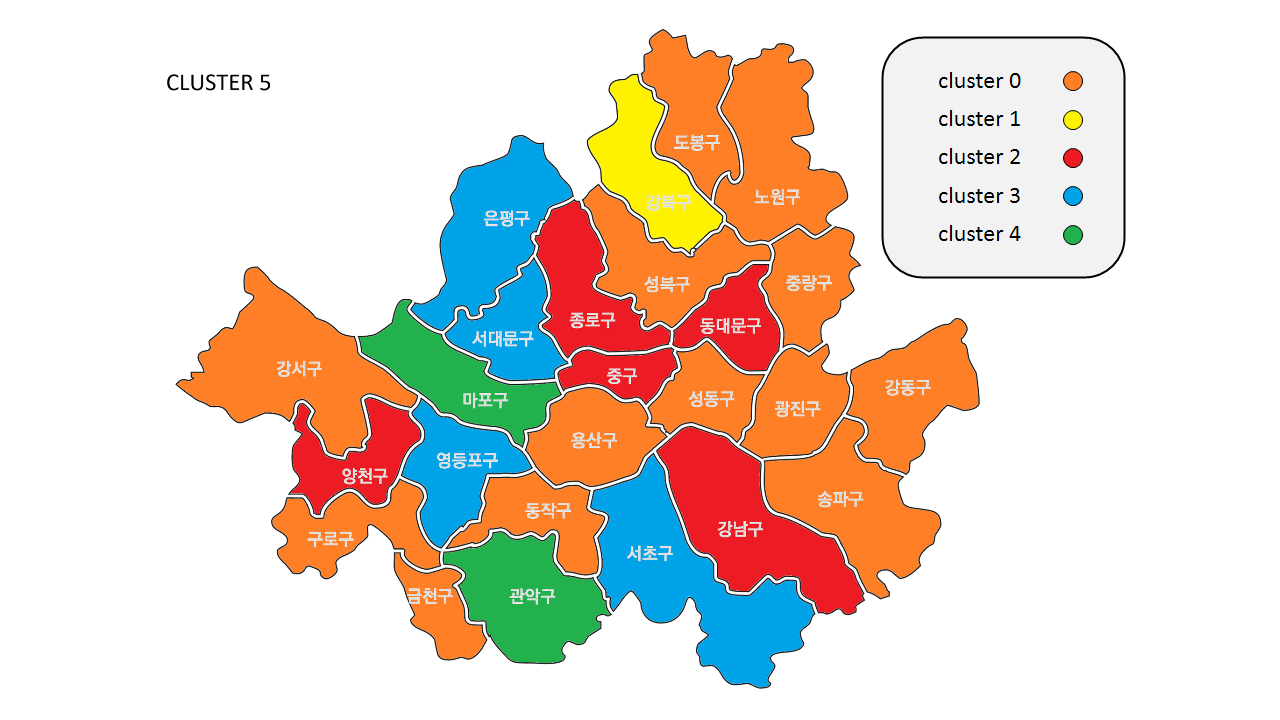
#> input picture CLUSTER 5.png, 1280 x 720 px, given in place of matrix.avi, which was not available
$ python src.py
#> lines starting #> are read from the running program, lines starting #| are printed output that depends on the picture; after the words box and inside, x2 and y2 are one past the last pixel; in counts of white or black regions, pixels touching at a corner belong together; pictures that were not available may be replaced by others from this repository, and a replacement may not be noted
#> further down, frame is the input picture: shape (720, 1280, 3); mean B, G, R 201.3, 214.3, 229.3
import cv2 as cv
import time
import numpy as np

# position 트랙바 콜백 함수
def callback_P(x):
    videoCapture.set(cv.CAP_PROP_POS_FRAMES, x)
# =====================================================

# HE wgt 트랙바 콜백 함수
def callback_W(x):
    pass
# =====================================================
# 시그마 트랙바 콜백 함수
def callback_S(x):
    pass
# scale 트랙바 콜백 함수
def callback_S1(x):
    pass

def UM1(src):
    src_ycrcb = cv.cvtColor(src, cv.COLOR_BGR2YCrCb)
    src_f = src_ycrcb[:, :, 0].astype(np.float32)  # split 대신 슬라이싱 사용
    blr = cv.GaussianBlur(src_f, (0, 0), cv.getTrackbarPos('sigma', 'Video quality improvement editing program'))
    src_ycrcb[:, :, 0] = np.clip(src_f + cv.getTrackbarPos('scale', 'Video quality improvement editing program')*(src_f - blr), 0, 255).astype(np.uint8)  # 중간 연산은 실수가 좋고 최종 형태는 unit8로 하는게 좋음
    dst = cv.cvtColor(src_ycrcb, cv.COLOR_YCrCb2BGR)
    return dst


# [6 lines left out: function UM, not called in this run]

def HE(img):
    imgG = cv.cvtColor(img, cv.COLOR_BGR2GRAY)
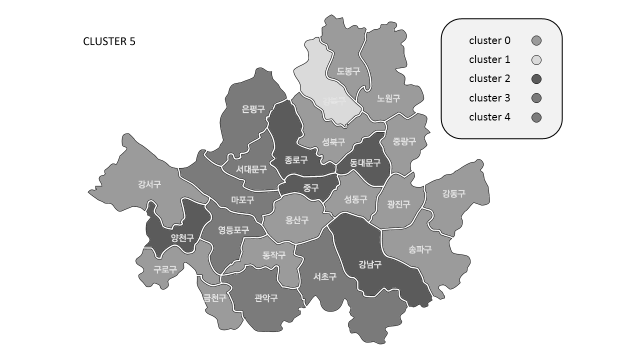
#> imgG: shape (720, 1280) (shown at 1/2 size); min 0, max 255, mean 217.3
    hist, bins = np.histogram(imgG, 256, [0, 255])
#> hist = 256 values, max 579459 at index 255, min 2 at index 3, mean 3600; bins = 257 values from 0 to 255
    cdf = hist.cumsum()
#> cdf = 256 values from 1986 to 921600
    cdf_normalized = cdf / cdf.max()
#> cdf_normalized = 256 values from 0.00215 to 1
    per = float(cv.getTrackbarPos('HE wgt', 'Video quality improvement editing program')) / 100
    value = (255/cdf[255]) * per
#> value = 0.000138
    mapping = cdf * value
#> mapping = 256 values from 0.275 to 127.5
    LUT = np.clip(mapping, 0, 255).astype('uint8')
#> LUT = 256 values from 0 to 127
    imgCeq = LUT[img]
    #dst = cv.cvtColor(imgCeq, cv.COLOR_GRAY2BGR)
    return imgCeq


# 파일 지정
Path = "../data/"
Name = 'matrix.avi'

FullName = Path + Name
SaveFileName = 'test_' + Name # 저장할 파일 이름
# ======================================================

# 읽기용 객체 생성
videoCapture = cv.VideoCapture(FullName)
# =======================================================

# 동영상의 정보
number_of_total_frames = videoCapture.get(cv.CAP_PROP_FRAME_COUNT)
fps = videoCapture.get(cv.CAP_PROP_FPS)
size = (int(videoCapture.get(cv.CAP_PROP_FRAME_WIDTH))*2,
    int(videoCapture.get(cv.CAP_PROP_FRAME_HEIGHT)))
dly_ms = 1000/(fps)
# ========================================================

# 창 만들기
cv.namedWindow('Video quality improvement editing program')
# =========================================================

# 트랙바 지정
# 1) 위치
cv.createTrackbar ('position',#트랙바 앞에 표시될 트랙바의 이름
'Video quality improvement editing program',#트랙바가 나타날 창의 이름
0,#시작 당시의 슬라이더의 초기 위치
int(number_of_total_frames), callback_P)#슬라이더가 움직일 때 호출될 콜백 함수의 이름.
                    #첫 번째 파라미터:트랙 바 위치.두 번째 파라미터:사용자 데이터.
# 2) HE 가중치
cv.createTrackbar ('HE wgt',#트랙바 앞에 표시될 트랙바의 이름
'Video quality improvement editing program',#트랙바가 나타날 창의 이름
50,#시작 당시의 슬라이더의 초기 위치
100, callback_W)#슬라이더가 움직일 때 호출될 콜백 함수의 이름.
                    #첫 번째 파라미터:트랙 바 위치.두 번째 파라미터:사용자 데이터.
# 3) sigma
cv.createTrackbar ('sigma',#트랙바 앞에 표시될 트랙바의 이름
'Video quality improvement editing program',#트랙바가 나타날 창의 이름
1,#시작 당시의 슬라이더의 초기 위치
8, callback_S)#슬라이더가 움직일 때 호출될 콜백 함수의 이름.
                    #첫 번째 파라미터:트랙 바 위치.두 번째 파라미터:사용자 데이터.
# 3) scale
cv.createTrackbar ('scale',#트랙바 앞에 표시될 트랙바의 이름
'Video quality improvement editing program',#트랙바가 나타날 창의 이름
1,#시작 당시의 슬라이더의 초기 위치
6, callback_S1)#슬라이더가 움직일 때 호출될 콜백 함수의 이름.
                    #첫 번째 파라미터:트랙 바 위치.두 번째 파라미터:사용자 데이터.

# 비디오 쓰기용 객체 생성
CODEC = cv.VideoWriter_fourcc('F', 'M', 'P', '4')
videoWriter = cv.VideoWriter(
SaveFileName, CODEC, fps, size, isColor=True)         #정상 속도.똑 같은 파일을 만든다.
# =========================================================

font = 	cv.FONT_HERSHEY_DUPLEX

# 비디오 재생 및 트랙바 적용, 비디오 저장, 이미지 캡쳐
success, frame = videoCapture.read()

count = 0
margin = 1      # 순수한 영상출력(재생) 외의 다른 작업에 소비되는 예상 추정시간[ms]. 경험치

s_time = time.time()            # ms 단위의 현재 tick count을 반환
while success:          # Loop until there are no more frames.
    s = time.time()     # start. time in sec.
    frame1 = frame.copy()
    frame2 = HE(frame1)

    if cv.getTrackbarPos('sigma', 'Video quality improvement editing program') != 0 and cv.getTrackbarPos('scale', 'Video quality improvement editing program') != 0:
        frame3 = UM1(frame2)
#> in UM1, `src_f = src_ycrcb[:, :, 0].astype(np.float32)`:
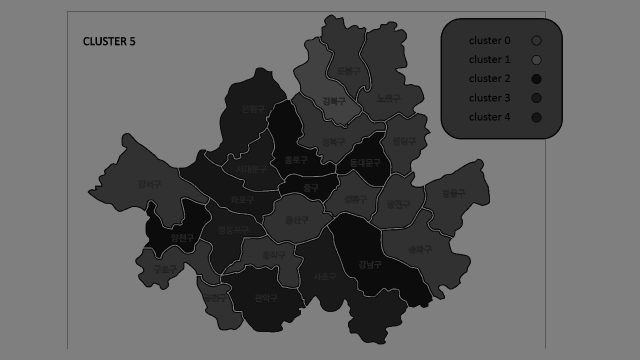
#> src_f: shape (720, 1280) float32 (shown at 1/2 size); min 0, max 127, mean 93


    cv.putText(frame3, f"sigma = {cv.getTrackbarPos('sigma', 'Video quality improvement editing program')}, scale = {cv.getTrackbarPos('scale', 'Video quality improvement editing program')}, weight = {cv.getTrackbarPos('HE wgt', 'Video quality improvement editing program')}",
               (5, int(videoCapture.get(cv.CAP_PROP_FRAME_HEIGHT))-10), font, 0.5, (0, 0, 155), 1)
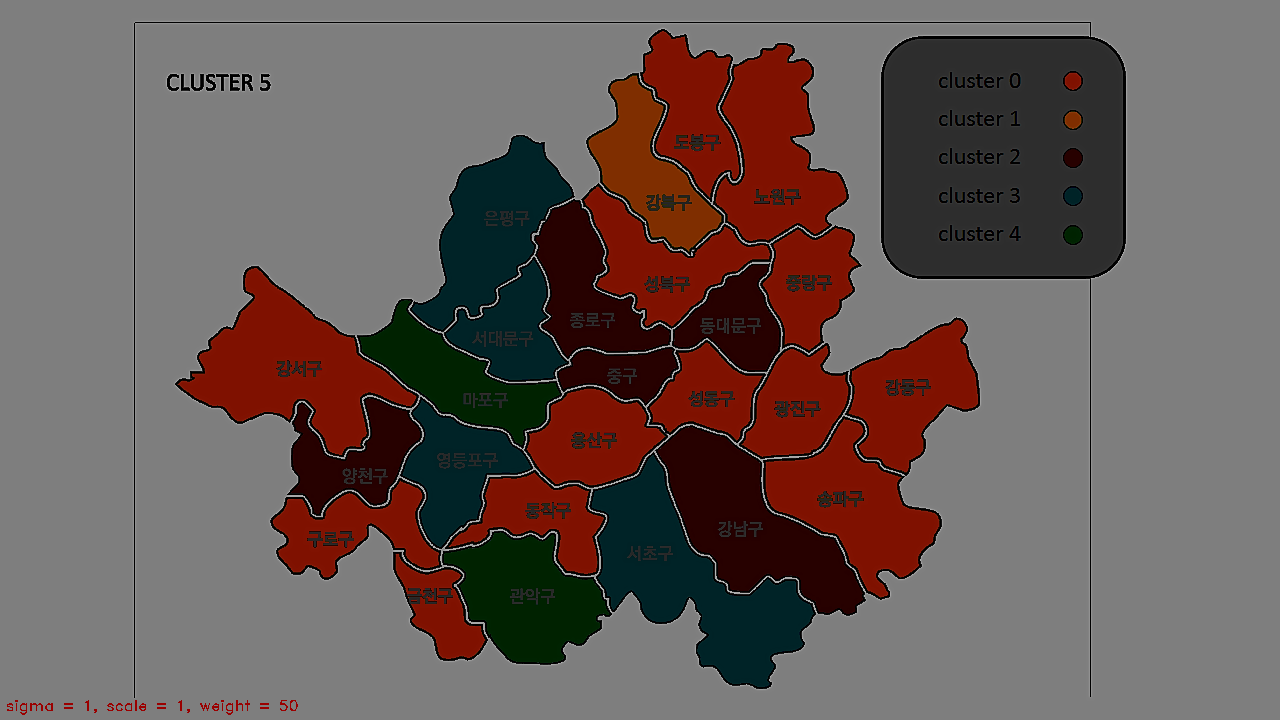
#> frame3: shape (720, 1280, 3); mean B, G, R 85.2, 88.7, 103.2
    cv.putText(frame1, "Original", (5, 15), font, 0.5, (0, 0, 155), 2)
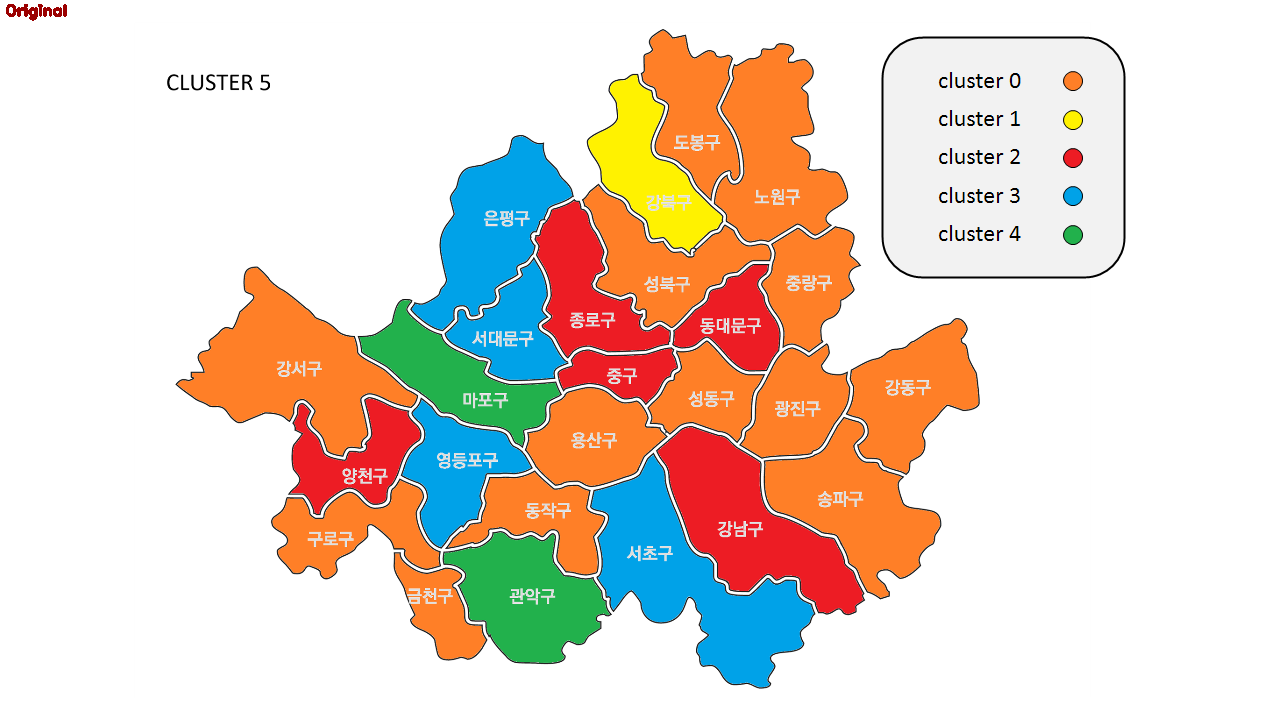
#> frame1: shape (720, 1280, 3); 0.06% of pixels changed, all inside (x1, y1, x2, y2) = (6, 4, 67, 21)
    shw = np.hstack((frame1, frame3))
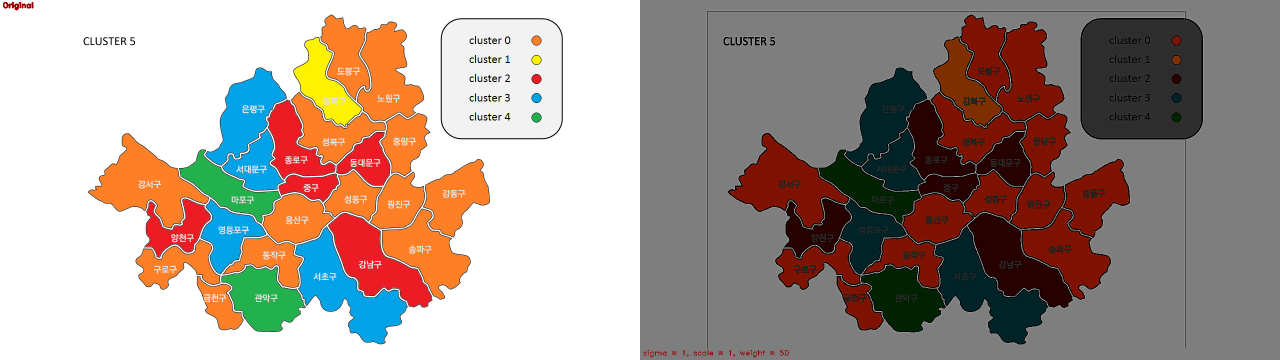
#> shw: shape (720, 2560, 3) (shown at 1/2 size); mean B, G, R 143.2, 151.4, 166.2

    cv.imshow('Video quality improvement editing program', shw)
    videoWriter.write(shw)
    cv.setTrackbarPos("position", "Video quality improvement editing program", int(videoCapture.get(cv.CAP_PROP_POS_FRAMES)))
    k = cv.waitKey(1)  # & 0xFF
#> (key Esc is pressed here)
    if k == ord('s'):  # s키를 입력할 경우, 해당 장면을 이미지 캡쳐 저장
        cv.imwrite('test.jpg', np.hstack((frame1, frame3)))
    elif k != -1:  # 그 외의 키는 비디오 중지
        break
    success, frame = videoCapture.read()
    count = count + 1
    print("\rCurrent frame number = ", count, end=' ')


    while ( (time.time() - s) * 1000 ) < (dly_ms - margin): # dly_ms: ms로 표시한 프레임간의 간격[ms]
        pass

videoWriter.release()
videoCapture.release()
# =========================================================

$ run again, on cluster_10.png
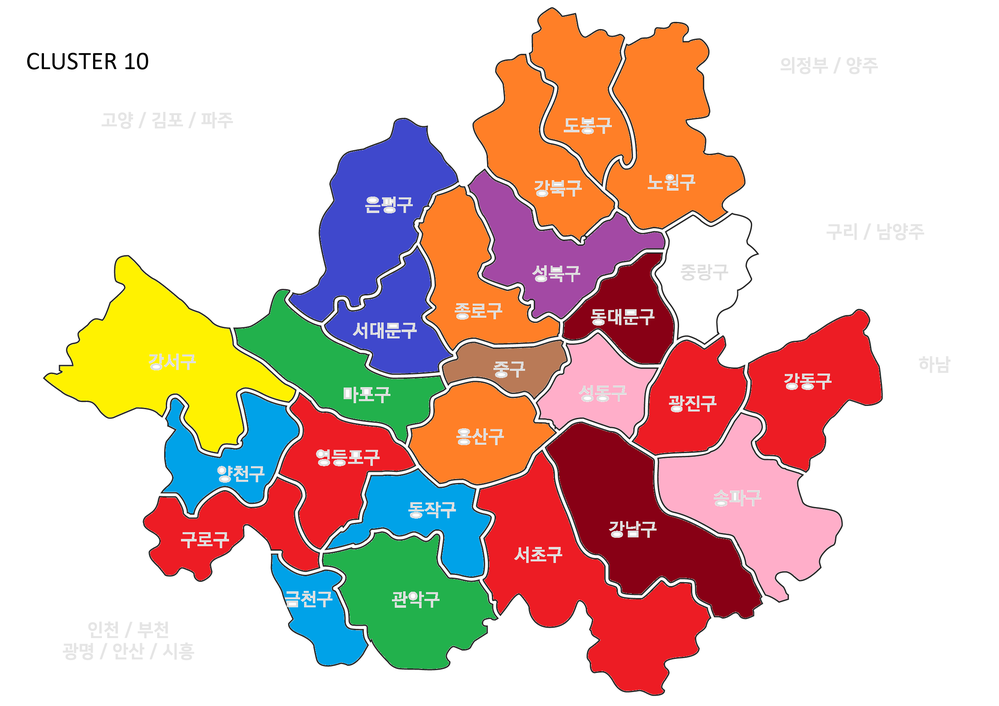
#> input picture cluster_10.png, 999 x 706 px, shrunk from 2500 x 1767 before the run, given in place of matrix.avi, which was not available
#> frame is the input picture: shape (706, 999, 3); mean B, G, R 185.6, 193.6, 220.5
#> hist = 256 values, max 394995 at index 255, min 1 at index 4, mean 2755.1; bins = 257 values from 0 to 255
#> cdf = 256 values from 223 to 705294
#> cdf_normalized = 256 values from 0.000316 to 1
#> value = 0.000181
#> mapping = 256 values from 0.0403 to 127.5
#> LUT = 256 values from 0 to 127
#> `cv.putText(frame3, f"sigma = {cv.getTrackbarPos('sigma', 'Video qualit..`:
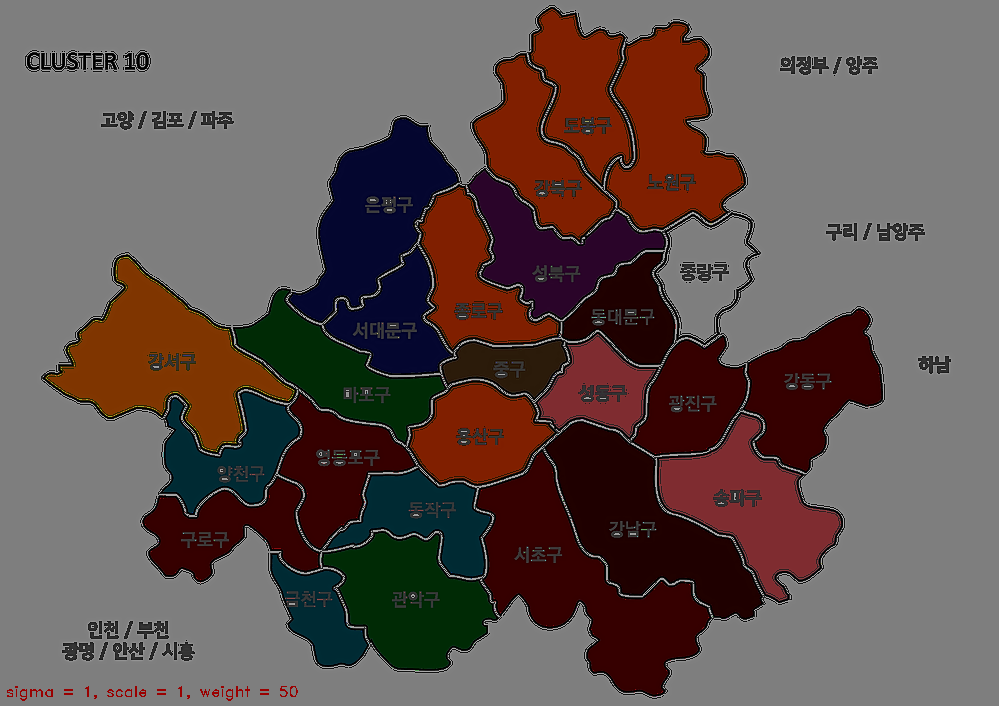
#> frame3: shape (706, 999, 3); mean B, G, R 78.7, 81.8, 97
#> frame1: shape (706, 999, 3); 0.07% of pixels changed, all inside (x1, y1, x2, y2) = (6, 4, 67, 21)
#> `shw = np.hstack((frame1, frame3))`:
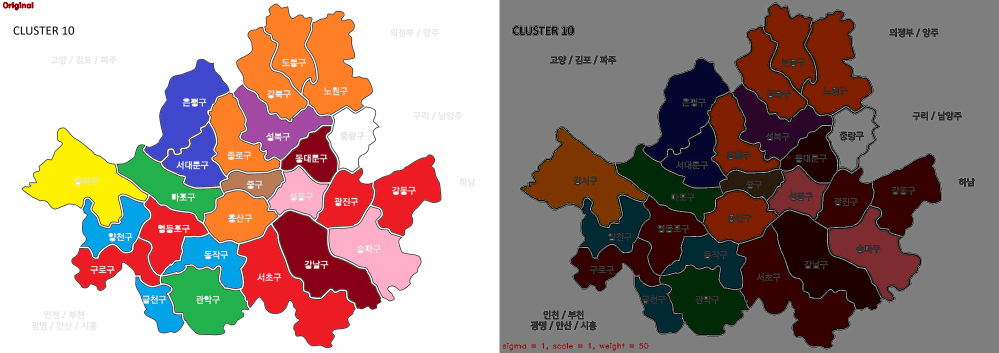
#> shw: shape (706, 1998, 3) (shown at 1/2 size); mean B, G, R 132.1, 137.6, 158.7

$ run again, on cluster_11.png
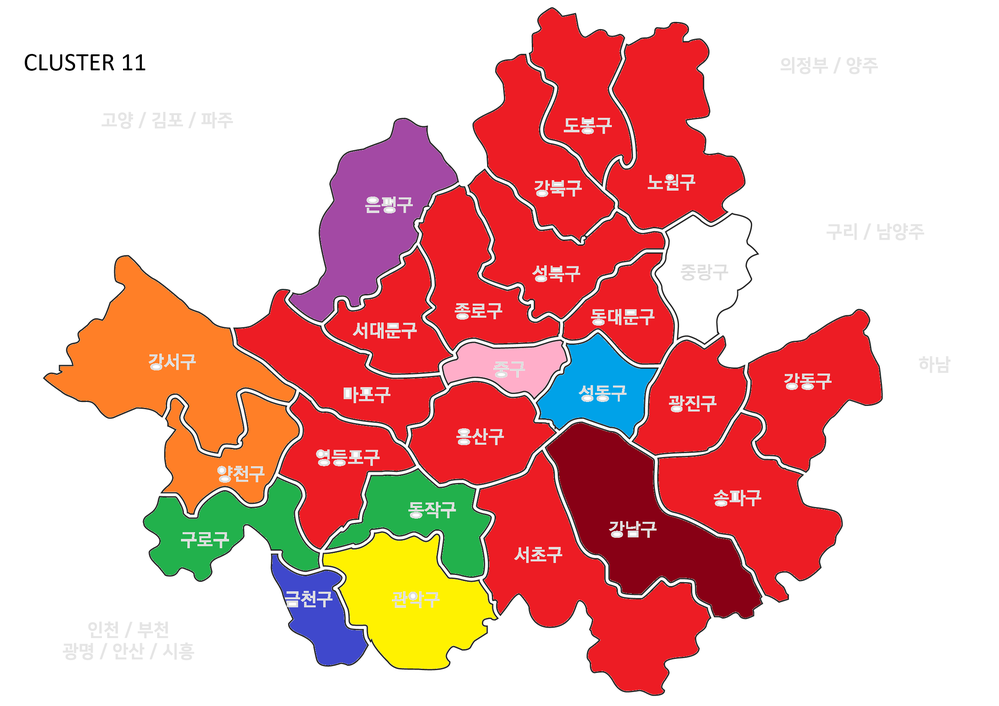
#> input picture cluster_11.png, 999 x 706 px, shrunk from 2500 x 1767 before the run, given in place of matrix.avi, which was not available
#> frame is the input picture: shape (706, 999, 3); mean B, G, R 174.1, 178.7, 231
#> hist = 256 values, max 394967 at index 255, min 1 at index 6, mean 2755.1; bins = 257 values from 0 to 255
#> cdf = 256 values from 217 to 705294
#> cdf_normalized = 256 values from 0.000308 to 1
#> value = 0.000181
#> mapping = 256 values from 0.0392 to 127.5
#> LUT = 256 values from 0 to 127
#> `cv.putText(frame3, f"sigma = {cv.getTrackbarPos('sigma', 'Video qualit..`:
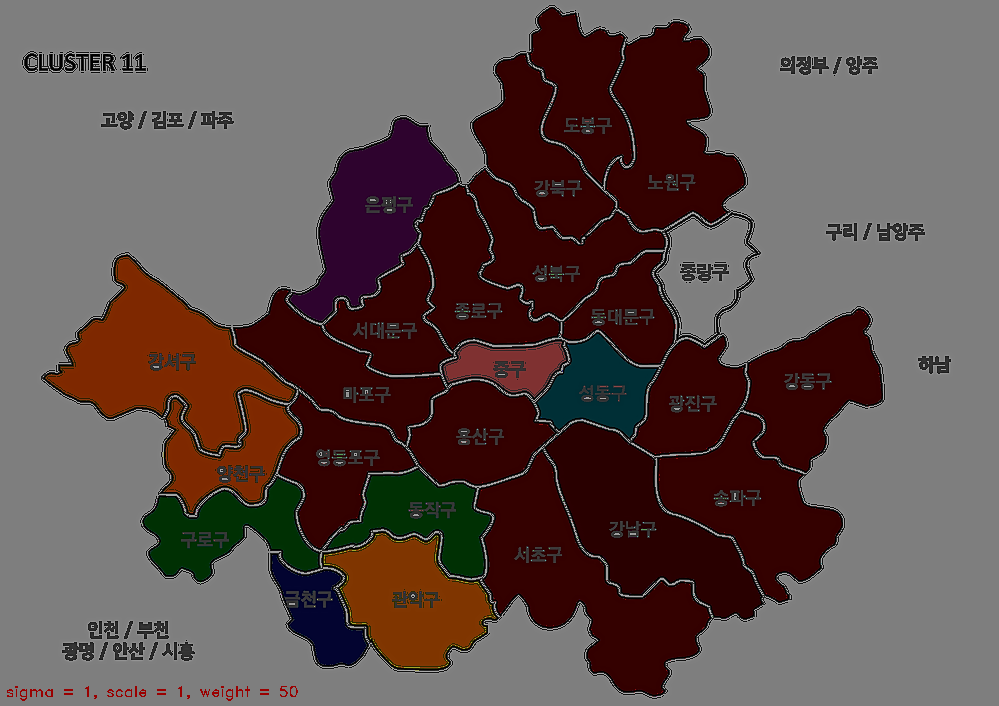
#> frame3: shape (706, 999, 3); mean B, G, R 75.8, 78.2, 95
#> frame1: shape (706, 999, 3); 0.07% of pixels changed, all inside (x1, y1, x2, y2) = (6, 4, 67, 21)
#> `shw = np.hstack((frame1, frame3))`:
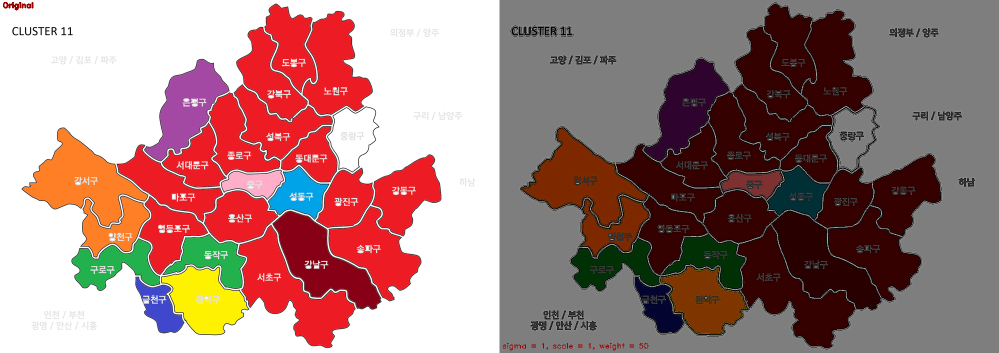
#> shw: shape (706, 1998, 3) (shown at 1/2 size); mean B, G, R 124.9, 128.4, 163
